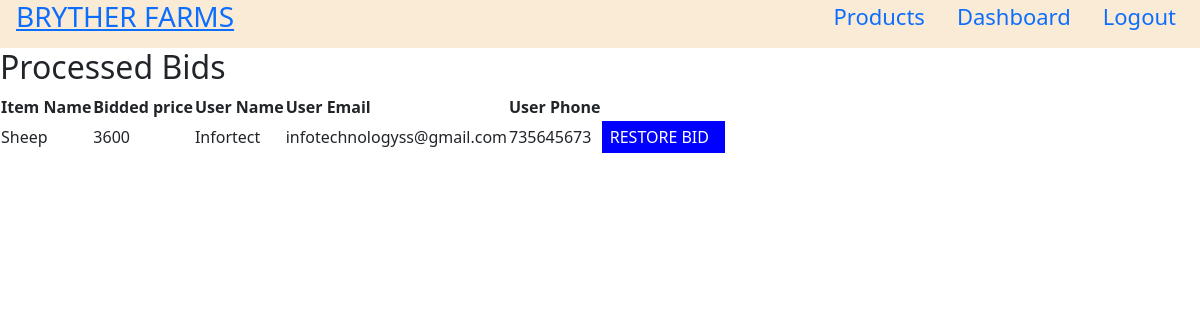
Page /processedbids.php (signed in) on the committed database.
### tables this page shows
CREATE TABLE `bidded_items` (
  `id` int NOT NULL,
  `item_id` int NOT NULL,
  `price` int NOT NULL,
  `item_name` varchar(255) NOT NULL,
  `user_id` int NOT NULL,
  `bid_id` int NOT NULL
);

CREATE TABLE `users` (
  `user_id` int NOT NULL,
  `username` varchar(255) NOT NULL,
  `email` varchar(255) NOT NULL,
  `password` varchar(255) NOT NULL,
  `role` int NOT NULL DEFAULT '0',
  `status` int NOT NULL DEFAULT '1',
  `phone` int DEFAULT NULL,
  `town` varchar(255) DEFAULT NULL,
  `profile_image` varchar(255) DEFAULT NULL,
  `otp` int DEFAULT NULL
);

### processedbids.php (the view, shortened to what this page needs)
<?php
include 'connection.php';
?>
<?php include 'header.php'; ?>
<div class="processedbids" id="bids_processedbids">
    <div class="processed">
        <h2>Processed Bids</h2>
    </div>
    <table>
        <tr>
            <th>Item Name</th>
            <th>Bidded price</th>
            <th>User Name</th>
            <th>User Email</th>
            <th>User Phone</th>
        </tr>
        <?php
        $items="select b.item_name,b.item_id,b.price,u.username,u.email,u.phone from bidded_items b join users u on b.user_id=u.user_id";
        $items_run=mysqli_query($conn,$items);
        while($posts=mysqli_fetch_assoc($items_run)) {
            ?>
            <tr>
            <tr>
                <td><?php echo $posts['item_name']?></td>
                <td><?php echo $posts['price']?></td>
                <td><?php echo $posts['username']?></td>
                <td><?php echo $posts['email']?></td>
                <td><?php echo $posts['phone']?></td>
                <td>
                    <form action="bidprocessor.php" method="post">
                        <button type="submit" name="restore_bid" id="edit" style="text-align:center; text-transform:uppercase;background: blue;color: white; padding: 0.2rem; border:none;height: 2rem; padding-right: 1rem;"> <i class="fa fa-cancel" aria-hidden="true"></i>
                            Restore bid
                        </button>
                    </form>
                </td>
            </tr>
            <?php
        }
        ?>
    </table>
</div>

### rows in the picture
bidded_items: item_name "Sheep", price "3600", user.username "Infortect", user.email "infotechnologyss@gmail.com", user.phone "735645673"
